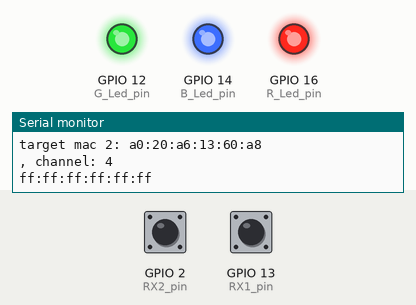
The program below on a simulated ESP8266 (NodeMCU). On the bench: output pins drawn as LEDs (lit = HIGH), the last lines printed to the serial monitor. Inputs (shaded band) come from the test bench; at power-on: GPIO 2 (RX2_pin) HIGH, GPIO 13 (RX1_pin) HIGH.

Above: at 1.3 s.
1.4 s: GPIO 2 (RX2_pin) pulled LOW for 0.15 s
At 1.9 s:
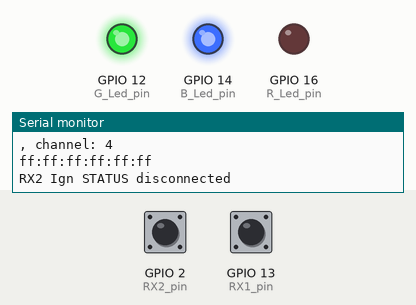
5.0 s: GPIO 2 (RX2_pin) pulled LOW for 3.2 s
At 9.1 s:
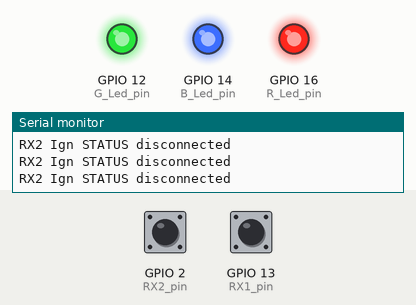
10.0 s: GPIO 13 (RX1_pin) pulled LOW for 3.2 s
At 10.4 s:
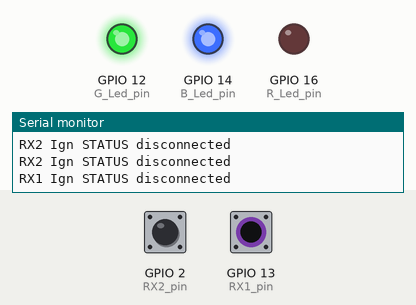
Timing chart, 0 to 15.0 s (numbered marks = the images above; inputs shaded):
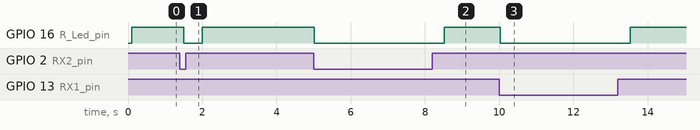

Measured:
- after the input at 1.4 s, GPIO 16 (R_Led_pin): HIGH → LOW after 0.10 s, → HIGH 0.50 s later
- after the input at 5.0 s, GPIO 16 (R_Led_pin): HIGH → LOW at once, → HIGH 3.5 s later
- after the input at 10.0 s, GPIO 16 (R_Led_pin): HIGH → LOW at once, → HIGH 3.5 s later

The program:

main.cpp
```cpp
#include <Arduino.h>
#include <ESP8266WiFi.h>
#include <espnow.h>

#define R_Led_pin 16
#define G_Led_pin 12
#define B_Led_pin 14
#define IGN_pin 15
#define RX1_pin 13
#define RX2_pin 2
#define FLASH_pin 0

int IGN_Status_1=0; // 0 - disconected 1-no igniter 2-Ready unarmed 3-Ready ARMED
int IGN_Status_2=0;
int IGN_FIRE_1=0;
int IGN_FIRE_2=0;
unsigned long timer;
unsigned long timer_rx1;
unsigned long timer_rx2;
#define RCV_TIMEOUT 2000
#define SEND_TIMEOUT 500


volatile boolean callbackCalled;

#define WIFI_CHANNEL 4
//uint8_t remoteMac_1[] = {0xA0, 0x20, 0xA6, 0x13, 0x60, 0xA8};
uint8_t remoteMac_1[] = {0xFF, 0xFF, 0xFF, 0xFF, 0xFF, 0xFF};
uint8_t remoteMac_2[] = {0xA0, 0x20, 0xA6, 0x13, 0x60, 0xA8};
char macBuf[18];

struct __attribute__((packed)) MESSAGE {
  int Sender ;
  int IGN_Status = 0;
  int IGN_FIRE = 0;
} messageData;


void formatMacAddress(const uint8_t *macAddr, char *buffer, int maxLength)
{
  snprintf(buffer, maxLength, "%02x:%02x:%02x:%02x:%02x:%02x", macAddr[0], macAddr[1], macAddr[2], macAddr[3], macAddr[4], macAddr[5]);
}

void LED(int R, int G, int B) {
  analogWrite(R_Led_pin, R);
  analogWrite(G_Led_pin, G);
  analogWrite(B_Led_pin, B);
}


void initEspNow() {
  if (esp_now_init()!=0) {
    Serial.println("*** ESP_Now init failed");
    ESP.restart();
  }

  esp_now_set_self_role(ESP_NOW_ROLE_COMBO);
  esp_now_add_peer(remoteMac_1, ESP_NOW_ROLE_COMBO, WIFI_CHANNEL, NULL, 0);
  esp_now_add_peer(remoteMac_2, ESP_NOW_ROLE_COMBO, WIFI_CHANNEL, NULL, 0);

  esp_now_register_recv_cb([](uint8_t *mac, uint8_t *data, uint8_t len) {

    char macStr[18];
    formatMacAddress(mac, macStr, 18);
    memcpy(&messageData, data, sizeof(messageData));

    Serial.print("recv_cb, msg from device: ");
    Serial.println(macStr);

      if(messageData.Sender==201) {
        Serial.print("Odbiornik 1 Status: ");
        Serial.print(messageData.IGN_Status);
        IGN_Status_1=messageData.IGN_Status;
        timer_rx1 = millis();
      }
      if(messageData.Sender==301) {
        Serial.print("Odbiornik 2 Status: ");
        Serial.print(messageData.IGN_Status);
        IGN_Status_2=messageData.IGN_Status;
        timer_rx2 = millis();
      }


  });

  esp_now_register_send_cb([](uint8_t* mac, uint8_t sendStatus) {
    Serial.printf("send_cb, send done, status = %i\n", sendStatus);
    callbackCalled = true;
  });
}


void sendAll() {
  messageData.Sender = 100;
uint8_t bs[sizeof(messageData)];
  memcpy(bs, &messageData, sizeof(messageData));
  esp_now_send(NULL, bs, sizeof(messageData)); // NULL means send to all peers

}

void sendTo(uint8_t* mac) {
  messageData.Sender = 101;
uint8_t bs[sizeof(messageData)];
  memcpy(bs, &messageData, sizeof(messageData));
  esp_now_send(mac, bs, sizeof(messageData));

}


void setup() {
  delay(100);

  //PIN init
  pinMode(IGN_pin, INPUT);
  pinMode(RX1_pin, INPUT_PULLUP);
  pinMode(RX2_pin, INPUT_PULLUP);
  pinMode(FLASH_pin, INPUT_PULLUP);
  pinMode(R_Led_pin, OUTPUT);
  pinMode(G_Led_pin, OUTPUT);
  pinMode(B_Led_pin, OUTPUT);
  LED(0,0,0);
   Serial.begin(115200);

  //ESP-NOW Init

  WiFi.mode(WIFI_STA); // Station mode for esp-now sensor node
  WiFi.disconnect();

  Serial.printf("This mac: %s, \n", WiFi.macAddress().c_str());
  Serial.printf("target mac 1: %02x:%02x:%02x:%02x:%02x:%02x\n", remoteMac_1[0], remoteMac_1[1], remoteMac_1[2], remoteMac_1[3], remoteMac_1[4], remoteMac_1[5]);
  Serial.printf("target mac 2: %02x:%02x:%02x:%02x:%02x:%02x\n", remoteMac_2[0], remoteMac_2[1], remoteMac_2[2], remoteMac_2[3], remoteMac_2[4], remoteMac_2[5]);
  Serial.printf(", channel: %i\n", WIFI_CHANNEL);
  formatMacAddress(remoteMac_1, macBuf, 18);
  Serial.println(macBuf);
  initEspNow();
  LED(255,255,255);

}


void loop() {

  if(millis()>timer+SEND_TIMEOUT){
    timer=millis();
    if(!digitalRead(RX1_pin)){
      if(IGN_Status_1==0){
        LED(0,255,255);
        Serial.println("RX1 Ign STATUS disconnected");
      }
      if(IGN_Status_1==1){
        LED(0,255,0);
        Serial.println("RX1 Ign STATUS NO IGNITER");
      }
      if(IGN_Status_1==2){
        LED(255,0,0);
        Serial.println("RX1 Ign STATUS IGNITER OK");
      }
      if(IGN_Status_1==3){
        LED(255,0,255);
        Serial.println("RX1 Ign STATUS ARMED");
      }
      if(IGN_Status_1==3&&digitalRead(IGN_pin)){
        pinMode(RX2_pin, INPUT_PULLUP);
        delay(500);
        Serial.println("IGNITE COUNTDOWN");
        if(IGN_Status_1==3&&digitalRead(IGN_pin)){
          messageData.IGN_FIRE=1;
          sendTo(remoteMac_1);
          LED(255,255,0);
          messageData.IGN_FIRE=0;
          Serial.println("KABOOM!!!");
          LED(255,255,255);
          delay(1000);

        }
      }
    }
    if(!digitalRead(RX2_pin)){
      if(IGN_Status_2==0){
        LED(0,255,255);
        Serial.println("RX2 Ign STATUS disconnected");
      }
      if(IGN_Status_2==1){
        LED(0,255,0);
        Serial.println("RX2 Ign STATUS NO IGNITER");
      }
      if(IGN_Status_2==2){
        LED(255,0,0);
        Serial.println("RX2 Ign STATUS IGNITER OK");
      }
      if(IGN_Status_2==3){
        LED(255,0,255);
        Serial.println("RX2 Ign STATUS ARMED");
      }
      if(IGN_Status_2==3&&digitalRead(IGN_pin)){
        LED(0,0,0);
        Serial.println("IGNITE COUNTDOWN");
        delay(500);
        if(IGN_Status_2==3&&digitalRead(IGN_pin)){
          messageData.IGN_FIRE=1;
          sendTo(remoteMac_2);
          LED(255,255,0);
          messageData.IGN_FIRE=0;
          Serial.println("KABOOM!!!");
          LED(255,255,255);
          delay(1000);

        }
      }
    }
    if(digitalRead(RX1_pin)&&digitalRead(RX2_pin)){
      LED(255,255,255);
    }
  }
  if(millis()>timer_rx1+RCV_TIMEOUT){
    IGN_Status_1=0;
    timer_rx1=millis();
    }
  if(millis()>timer_rx2+RCV_TIMEOUT){
    IGN_Status_2=0;
    timer_rx2=millis();
    }

}
```
